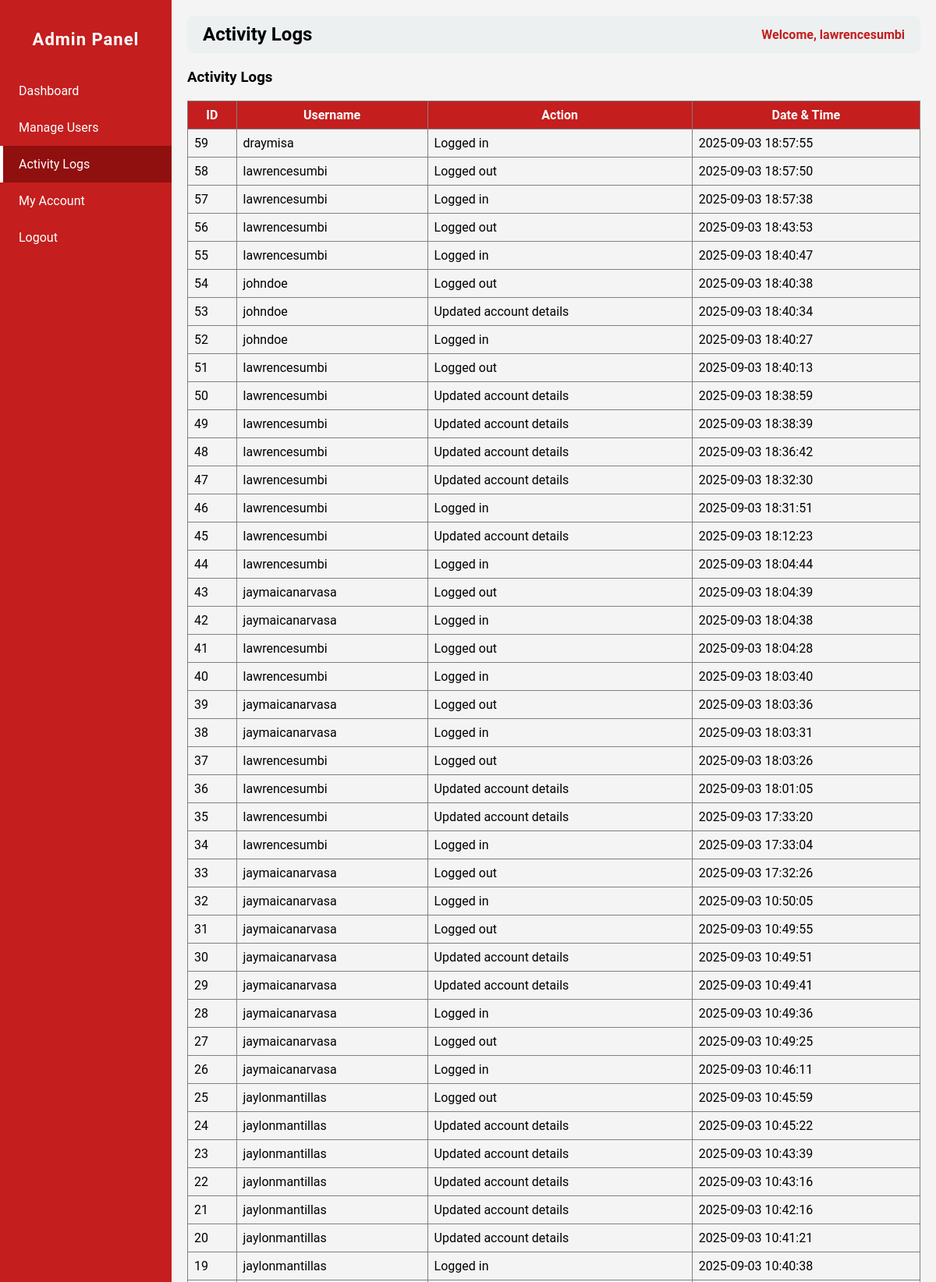
/admin.php?page=activity_logs (signed in, upper part), run on the app's committed database.
### tables this page shows
CREATE TABLE `logs` (
  `id` int(11) NOT NULL,
  `user_id` int(11) NOT NULL,
  `action` varchar(255) NOT NULL,
  `date_time` datetime NOT NULL DEFAULT current_timestamp()
);

CREATE TABLE `users` (
  `id` int(11) NOT NULL,
  `username` varchar(50) NOT NULL,
  `password` varchar(255) NOT NULL,
  `role` varchar(50) NOT NULL,
  `email` varchar(255) NOT NULL,
  `contact` varchar(50) NOT NULL,
  `status` varchar(50) NOT NULL,
  `img` varchar(255) NOT NULL
);

### admin_pages/activity_logs.php (the view)
<?php
$host = "localhost";
$dbname = "studisciplink";
$user = "root";
$pass = "";
try {
    $pdo = new PDO("mysql:host=$host;dbname=$dbname", $user, $pass);
    $pdo->setAttribute(PDO::ATTR_ERRMODE, PDO::ERRMODE_EXCEPTION);
    $stmt = $pdo->prepare("
        SELECT l.id, u.username, l.action, l.date_time
        FROM logs l
        JOIN users u ON l.user_id = u.id
        ORDER BY l.date_time DESC
    ");
    $stmt->execute();
    $logs = $stmt->fetchAll(PDO::FETCH_ASSOC);
} catch (PDOException $e) {
    die("Database error: " . $e->getMessage());
}
?>
<h3>Activity Logs</h3>
<table border="1" cellpadding="8" cellspacing="0" style="width:100%; border-collapse:collapse;">
    <thead style="background:#c41e1e; color:white;">
        <tr>
            <th>ID</th>
            <th>Username</th>
            <th>Action</th>
            <th>Date & Time</th>
        </tr>
    </thead>
    <tbody>
        <?php if ($logs): ?>
            <?php foreach ($logs as $log): ?>
                <tr>
                    <td><?php echo htmlspecialchars($log['id']); ?></td>
                    <td><?php echo htmlspecialchars($log['username']); ?></td>
                    <td><?php echo htmlspecialchars($log['action']); ?></td>
                    <td><?php echo htmlspecialchars($log['date_time']); ?></td>
                </tr>
            <?php endforeach; ?>
        <?php else: ?>
            <tr>
                <td colspan="4" style="text-align:center;">No activity logs found.</td>
            </tr>
        <?php endif; ?>
    </tbody>
</table>

### admin.php (style rules this page uses)
body { margin: 0; font-family: 'Roboto', sans-serif; background: #f4f4f4; }

### data on the page
logs: id "59", user.username "draymisa", action "Logged in", date_time "2025-09-03 18:57:55"
logs: id "58", user.username "lawrencesumbi", action "Logged out", date_time "2025-09-03 18:57:50"
logs: id "57", user.username "lawrencesumbi", action "Logged in", date_time "2025-09-03 18:57:38"
logs: id "56", user.username "lawrencesumbi", action "Logged out", date_time "2025-09-03 18:43:53"
logs: id "55", user.username "lawrencesumbi", action "Logged in", date_time "2025-09-03 18:40:47"
logs: id "54", user.username "johndoe", action "Logged out", date_time "2025-09-03 18:40:38"
logs: id "53", user.username "johndoe", action "Updated account details", date_time "2025-09-03 18:40:34"
logs: id "52", user.username "johndoe", action "Logged in", date_time "2025-09-03 18:40:27"
logs: id "51", user.username "lawrencesumbi", action "Logged out", date_time "2025-09-03 18:40:13"
logs: id "50", user.username "lawrencesumbi", action "Updated account details", date_time "2025-09-03 18:38:59"
logs: id "49", user.username "lawrencesumbi", action "Updated account details", date_time "2025-09-03 18:38:39"
logs: id "48", user.username "lawrencesumbi", action "Updated account details", date_time "2025-09-03 18:36:42"
logs: id "47", user.username "lawrencesumbi", action "Updated account details", date_time "2025-09-03 18:32:30"
logs: id "46", user.username "lawrencesumbi", action "Logged in", date_time "2025-09-03 18:31:51"
logs: id "45", user.username "lawrencesumbi", action "Updated account details", date_time "2025-09-03 18:12:23"
logs: id "44", user.username "lawrencesumbi", action "Logged in", date_time "2025-09-03 18:04:44"
logs: id "43", user.username "jaymaicanarvasa", action "Logged out", date_time "2025-09-03 18:04:39"
logs: id "42", user.username "jaymaicanarvasa", action "Logged in", date_time "2025-09-03 18:04:38"
logs: id "41", user.username "lawrencesumbi", action "Logged out", date_time "2025-09-03 18:04:28"
logs: id "40", user.username "lawrencesumbi", action "Logged in", date_time "2025-09-03 18:03:40"
logs: id "39", user.username "jaymaicanarvasa", action "Logged out", date_time "2025-09-03 18:03:36"
logs: id "38", user.username "jaymaicanarvasa", action "Logged in", date_time "2025-09-03 18:03:31"
logs: id "37", user.username "lawrencesumbi", action "Logged out", date_time "2025-09-03 18:03:26"
logs: id "36", user.username "lawrencesumbi", action "Updated account details", date_time "2025-09-03 18:01:05"
logs: id "35", user.username "lawrencesumbi", action "Updated account details", date_time "2025-09-03 17:33:20"
logs: id "34", user.username "lawrencesumbi", action "Logged in", date_time "2025-09-03 17:33:04"
logs: id "33", user.username "jaymaicanarvasa", action "Logged out", date_time "2025-09-03 17:32:26"
logs: id "32", user.username "jaymaicanarvasa", action "Logged in", date_time "2025-09-03 10:50:05"
logs: id "31", user.username "jaymaicanarvasa", action "Logged out", date_time "2025-09-03 10:49:55"
logs: id "30", user.username "jaymaicanarvasa", action "Updated account details", date_time "2025-09-03 10:49:51"
logs: id "29", user.username "jaymaicanarvasa", action "Updated account details", date_time "2025-09-03 10:49:41"
logs: id "28", user.username "jaymaicanarvasa", action "Logged in", date_time "2025-09-03 10:49:36"
logs: id "27", user.username "jaymaicanarvasa", action "Logged out", date_time "2025-09-03 10:49:25"
logs: id "26", user.username "jaymaicanarvasa", action "Logged in", date_time "2025-09-03 10:46:11"
logs: id "25", user.username "jaylonmantillas", action "Logged out", date_time "2025-09-03 10:45:59"
logs: id "24", user.username "jaylonmantillas", action "Updated account details", date_time "2025-09-03 10:45:22"
logs: id "23", user.username "jaylonmantillas", action "Updated account details", date_time "2025-09-03 10:43:39"
logs: id "22", user.username "jaylonmantillas", action "Updated account details", date_time "2025-09-03 10:43:16"
logs: id "21", user.username "jaylonmantillas", action "Updated account details", date_time "2025-09-03 10:42:16"
logs: id "20", user.username "jaylonmantillas", action "Updated account details", date_time "2025-09-03 10:41:21"
logs: id "19", user.username "jaylonmantillas", action "Logged in", date_time "2025-09-03 10:40:38"

### other printed values
str_replace('_',' ', $page) "Activity Logs"
$_SESSION['username'] "lawrencesumbi"
